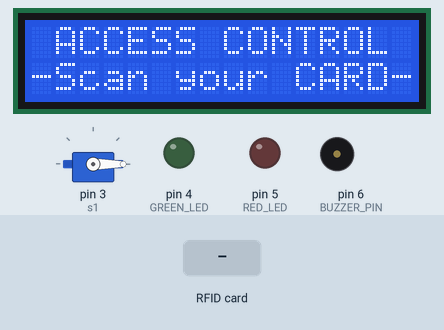
Bench run of a sketch on a simulated Arduino Uno, built with avr-gcc and run on an emulated ATmega328P. Shown: 16×2 character LCD, servo, output pins drawn as LEDs (lit = HIGH), buzzer (waves = sounding). The test bench sets the inputs (shaded band). Pins used as bus, display or sensor lines are not drawn; what the sketch prints to the serial monitor is not drawn.

Above: at 1.3 s.
1.4 s: RFID card 5E 7A 19 C4 held to the reader
At 1.8 s:
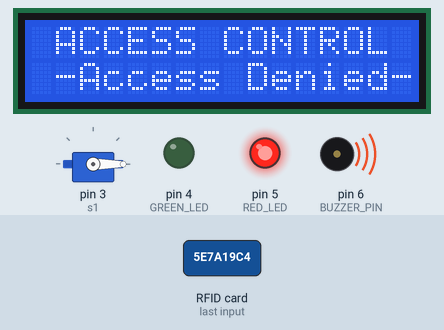
At 2.2 s:
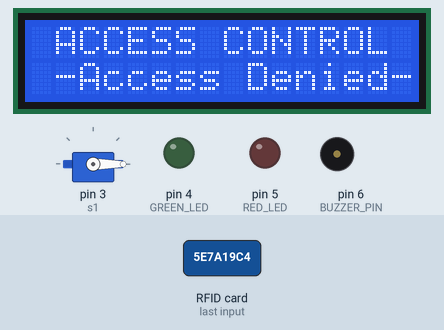
Timing chart, 0 to 4.4 s (numbered marks = the images above; inputs shaded):
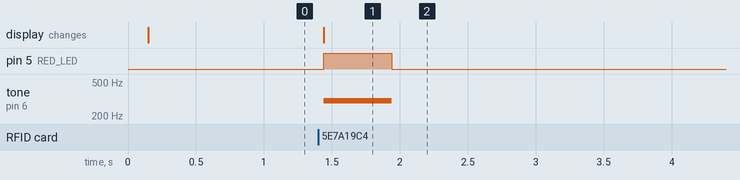

Measured:
- after the input at 1.4 s, pin 5 (RED_LED): LOW → HIGH at once, → LOW 0.50 s later; tone on pin 6 (BUZZER_PIN): silent → 300 Hz at once, → silent 0.50 s later; the display: changes at once (image 1)

The sketch:

main_project_code.ino
```cpp
#include <LiquidCrystal_I2C.h>
#include <MFRC522.h>
#include <SPI.h>
#include <Servo.h>
#include <Wire.h>


// Buzzer
const int BUZZER_PIN = 6;

// LEDs
const int GREEN_LED = 4; // digital pin of the green led
const int RED_LED = 5;   // digital pin of the red led

// mfrc522 pins
#define RST_PIN         9
#define SS_PIN          10

// Instances creation
LiquidCrystal_I2C lcd(0x27, 16, 2); // Set the LCD address to 0x27 for a 16 chars and 2 line display
Servo s1;                           // Create Servo instance
MFRC522 mfrc522(SS_PIN, RST_PIN);   // Create MFRC522 instance

void servo_up(void)
{
  for (int i = 0; i <= 130; i = i + 5)
    {
      s1.write(i);
      delay(45);
    }
}

void servo_down(void)
{
  for (int i = 130; i >= 0; i = i - 5)
  {
    s1.write(i);
    delay(45);
  }
}
void setup() {
  // put your setup code here, to run once:

  SPI.begin();          // Initiate SPI bus
  Serial.begin(9600);   // Initiate a serial communication
  // Buzzer
  pinMode(BUZZER_PIN, OUTPUT);
  noTone(BUZZER_PIN);

  // LED: Initialize the digital pins as an output
  pinMode(GREEN_LED, OUTPUT);
  pinMode(RED_LED, OUTPUT);

  // LCD Display
  lcd.begin();     // initializing the LCD
  lcd.backlight(); // turn on the back

  // mfrc522
  mfrc522.PCD_Init(); // Init MFRC522
  delay(4);           // optional delay. Some board do need more time after init to be ready
  // display to LCD display

  // Servo motor
  s1.attach(3); // attaching the servo to digital pin 3
  s1.write(0);  // servo start position

  lcd.clear();
  lcd.setCursor(1,0);
  lcd.print("ACCESS CONTROL");
  lcd.setCursor(0,1);
  lcd.print("-Scan your CARD-");
}

void loop() {
  // put your main code here, to run repeatedly:

  // Reset the loop if no new card present on the sensor/reader. This saves the entire process when idle
  if ( ! mfrc522.PICC_IsNewCardPresent())
  {
    return;
  }

  // Select one of the cards
  if ( ! mfrc522.PICC_ReadCardSerial())
  {
    return;
  }

  Serial.println("The UID Tag is as follows: ");
  String card_id = "";

  // gives us the cards uid
  for (byte i = 0; i < mfrc522.uid.size; i++)
  {
    Serial.print(mfrc522.uid.uidByte[i] < 0x10 ? " 0" : " ");
    Serial.print(mfrc522.uid.uidByte[i], HEX);
    card_id.concat(String(mfrc522.uid.uidByte[i] < 0x10 ? " 0" : "0"));
    card_id.concat(String(mfrc522.uid.uidByte[i], HEX));
  }

  //Serial.print(card_id.substring(1));
  Serial.println();
  if (card_id.substring(1) == "e307b0ac0aa") //change here the UID of the card/cards that you want to give access
  {
    Serial.println("Authorized Access");

    lcd.clear();
    lcd.setCursor(1,0);
    lcd.print("ACCESS CONTROL");
    lcd.setCursor(0,1);
    lcd.print("-Access Allowed-");

    tone(BUZZER_PIN, 450);
    delay(150);
    noTone(BUZZER_PIN);
    servo_up();
    digitalWrite(GREEN_LED, HIGH);
    delay(5000);
    digitalWrite(GREEN_LED, LOW);

    digitalWrite(RED_LED, HIGH);
    tone(BUZZER_PIN, 450);
    delay(150);
    noTone(BUZZER_PIN);
    digitalWrite(RED_LED, LOW);
    servo_down();

    delay(3000);

    lcd.clear();
    lcd.setCursor(1,0);
    lcd.print("ACCESS CONTROL");
    lcd.setCursor(0,1);
    lcd.print("-Scan your CARD-");
  }

 else
 {
    Serial.println("Access denied");

    lcd.clear();
    lcd.setCursor(1,0);
    lcd.print("ACCESS CONTROL");
    lcd.setCursor(1,1);
    lcd.print("-Access Denied-");
    digitalWrite(RED_LED, HIGH);
    tone(BUZZER_PIN, 300);
    delay(500);
    digitalWrite(RED_LED, LOW);
    noTone(BUZZER_PIN);
    delay(3000);

    lcd.clear();
    lcd.setCursor(1,0);
    lcd.print("ACCESS CONTROL");
    lcd.setCursor(0,1);
    lcd.print("-Scan your CARD-");
  }
}
```
